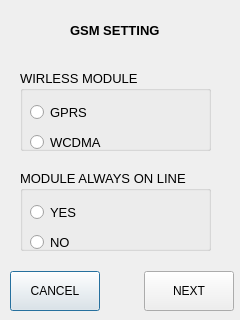
<?xml version="1.0" encoding="UTF-8"?>
<ui version="4.0">
 <class>Gsm2</class>
 <widget class="QDialog" name="Gsm2">
  <property name="geometry">
   <rect>
    <x>0</x>
    <y>0</y>
    <width>240</width>
    <height>320</height>
   </rect>
  </property>
  <property name="windowTitle">
   <string>Dialog</string>
  </property>
  <widget class="QGroupBox" name="gbMaol">
   <property name="geometry">
    <rect>
     <x>20</x>
     <y>170</y>
     <width>191</width>
     <height>81</height>
    </rect>
   </property>
   <property name="font">
    <font>
     <pointsize>10</pointsize>
    </font>
   </property>
   <property name="title">
    <string>MODULE ALWAYS ON LINE</string>
   </property>
   <widget class="QRadioButton" name="rbYes">
    <property name="geometry">
     <rect>
      <x>10</x>
      <y>30</y>
      <width>51</width>
      <height>25</height>
     </rect>
    </property>
    <property name="text">
     <string>YES</string>
    </property>
   </widget>
   <widget class="QRadioButton" name="rbNo">
    <property name="geometry">
     <rect>
      <x>10</x>
      <y>60</y>
      <width>81</width>
      <height>25</height>
     </rect>
    </property>
    <property name="text">
     <string>NO</string>
    </property>
   </widget>
  </widget>
  <widget class="QGroupBox" name="gbWm">
   <property name="geometry">
    <rect>
     <x>20</x>
     <y>70</y>
     <width>191</width>
     <height>81</height>
    </rect>
   </property>
   <property name="font">
    <font>
     <pointsize>10</pointsize>
    </font>
   </property>
   <property name="title">
    <string>WIRLESS MODULE</string>
   </property>
   <widget class="QRadioButton" name="rbGprs">
    <property name="geometry">
     <rect>
      <x>10</x>
      <y>30</y>
      <width>113</width>
      <height>25</height>
     </rect>
    </property>
    <property name="text">
     <string>GPRS</string>
    </property>
   </widget>
   <widget class="QRadioButton" name="rbWcdma">
    <property name="geometry">
     <rect>
      <x>10</x>
      <y>60</y>
      <width>113</width>
      <height>25</height>
     </rect>
    </property>
    <property name="text">
     <string>WCDMA</string>
    </property>
   </widget>
  </widget>
  <widget class="QLabel" name="lTitle">
   <property name="geometry">
    <rect>
     <x>70</x>
     <y>20</y>
     <width>111</width>
     <height>20</height>
    </rect>
   </property>
   <property name="font">
    <font>
     <pointsize>10</pointsize>
     <weight>75</weight>
     <bold>true</bold>
    </font>
   </property>
   <property name="text">
    <string>GSM SETTING</string>
   </property>
  </widget>
  <widget class="QWidget" name="layoutWidget">
   <property name="geometry">
    <rect>
     <x>10</x>
     <y>270</y>
     <width>224</width>
     <height>42</height>
    </rect>
   </property>
   <layout class="QHBoxLayout" name="horizontalLayout">
    <item>
     <widget class="QPushButton" name="pbCancel">
      <property name="minimumSize">
       <size>
        <width>90</width>
        <height>40</height>
       </size>
      </property>
      <property name="text">
       <string>CANCEL</string>
      </property>
     </widget>
    </item>
    <item>
     <spacer name="horizontalSpacer">
      <property name="orientation">
       <enum>Qt::Horizontal</enum>
      </property>
      <property name="sizeHint" stdset="0">
       <size>
        <width>40</width>
        <height>20</height>
       </size>
      </property>
     </spacer>
    </item>
    <item>
     <widget class="QPushButton" name="pbNext">
      <property name="minimumSize">
       <size>
        <width>90</width>
        <height>40</height>
       </size>
      </property>
      <property name="text">
       <string>NEXT</string>
      </property>
     </widget>
    </item>
   </layout>
  </widget>
 </widget>
 <tabstops>
  <tabstop>rbGprs</tabstop>
  <tabstop>rbWcdma</tabstop>
  <tabstop>rbYes</tabstop>
  <tabstop>rbNo</tabstop>
  <tabstop>pbCancel</tabstop>
  <tabstop>pbNext</tabstop>
 </tabstops>
 <resources/>
 <connections/>
</ui>
